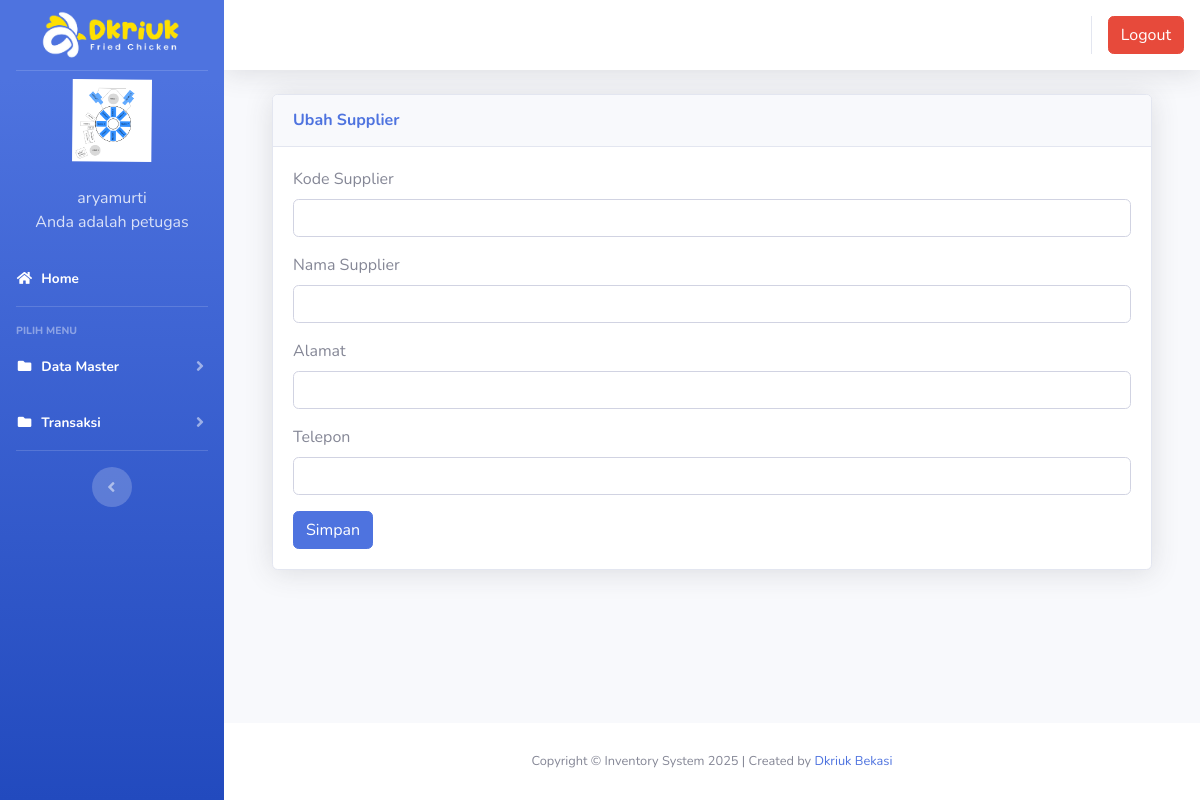
The app's page /index2.php?page=supplier&aksi=ubahsupplier&kode_supplier=SUP-0725004 (signed in), older data.
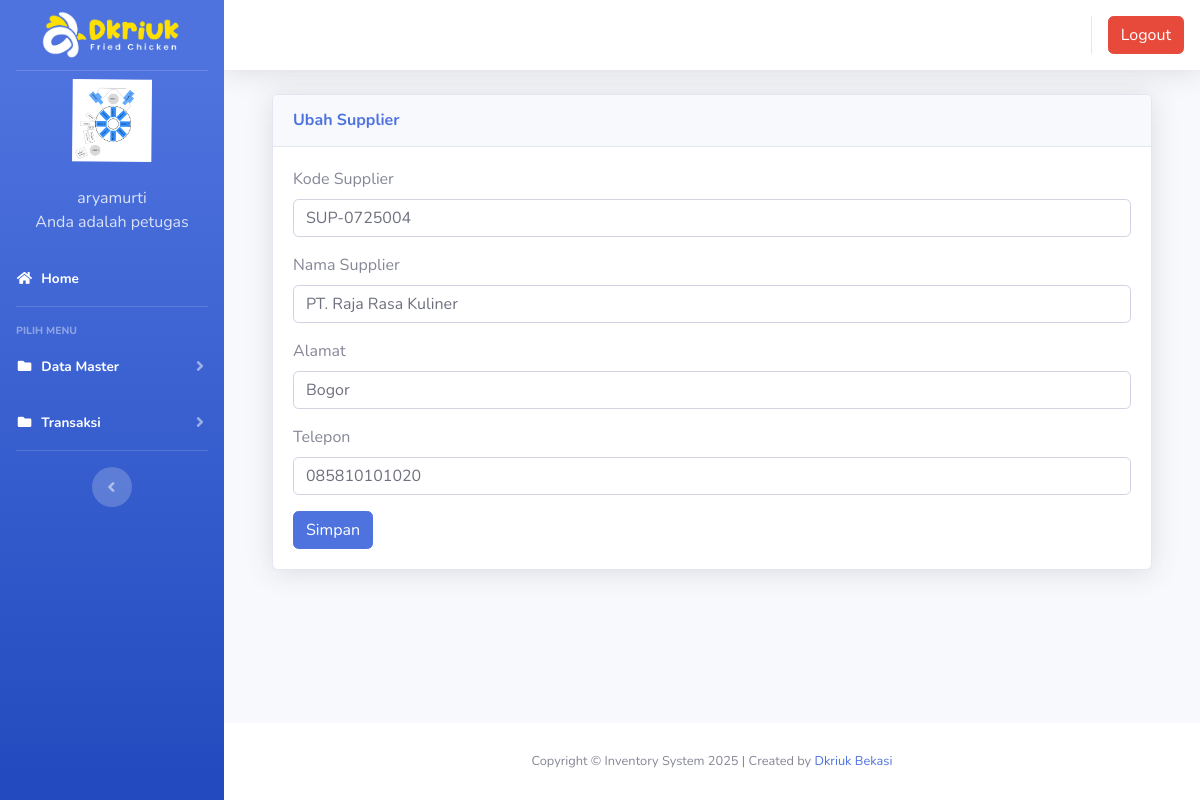
The same page, newer data.
### tables this page shows
CREATE TABLE IF NOT EXISTS `tb_supplier` (
  `id` int(100) NOT NULL AUTO_INCREMENT,
  `kode_supplier` varchar(100) NOT NULL,
  `nama_supplier` varchar(100) NOT NULL,
  `alamat` varchar(100) NOT NULL,
  `telepon` varchar(15) NOT NULL,
  PRIMARY KEY (`id`)
);

### index2.php (the view, shortened to what the changed rows need)
<?php
	$koneksi = new mysqli("localhost","pora5278_fahmi","Au1b839@@","pora5278_inventrizki");
	?>
<!DOCTYPE html>
<html lang="en">
<head>
  <link href="vendor/fontawesome-free/css/all.min.css" rel="stylesheet" type="text/css">
  <link href="css/sb-admin-2.min.css" rel="stylesheet">
  <link href="vendor/datatables/dataTables.bootstrap4.min.css" rel="stylesheet">
</head>
<body id="page-top">
  <div id="wrapper">
    <div id="content-wrapper" class="d-flex flex-column">
      <div id="content">
        <div class="container-fluid">
		 <section class="content">
		      <?php
			   $page = $_GET['page'];
			   $aksi = $_GET['aksi'];
			   if ($page == "supplier") {
				    if ($aksi == "ubahsupplier") {
					   include "page/supplier/ubahsupplier.php";
				   }
			   }
			   ?>
    </section>
</div>
    </div>
  </div>
  </div>
</body>
</html>

### page/supplier/ubahsupplier.php (shortened to what the changed rows need)
<?php
 $kode_supplier = $_GET['kode_supplier'];
 $sql2 = $koneksi->query("select * from tb_supplier where kode_supplier = '$kode_supplier'");
 $tampil = $sql2->fetch_assoc();
 ?>
  <div class="container-fluid">
          <div class="card shadow mb-4">
            <div class="card-header py-3">
              <h6 class="m-0 font-weight-bold text-primary">Ubah Supplier</h6>
            </div>
            <div class="card-body">
              <div class="table-responsive">
							<div class="body">
							<form method="POST" enctype="multipart/form-data">
							<label for="">Kode Supplier</label>
                            <div class="form-group">
                               <div class="form-line">
                                <input type="text" name="kode_supplier" value="<?php echo $tampil['kode_supplier']; ?>" class="form-control" />
							</div>
                            </div>
							<label for="">Nama Supplier</label>
                            <div class="form-group">
                               <div class="form-line">
                                <input type="text" name="nama_supplier" value="<?php echo $tampil['nama_supplier']; ?>" class="form-control" />
							</div>
                            </div>
							<label for="">Alamat</label>
                            <div class="form-group">
                               <div class="form-line">
                                <input type="text" name="alamat" value="<?php echo $tampil['alamat']; ?>" class="form-control" />
							</div>
                            </div>
							<label for="">Telepon</label>
                            <div class="form-group">
                               <div class="form-line">
                                <input type="number" name="telepon" value="<?php echo $tampil['telepon']; ?>" class="form-control" />
							</div>
                            </div>
							<input type="submit" name="simpan" value="Simpan" class="btn btn-primary">
							</form>

Row changes from the older to the newer data that the page shows:
added tb_supplier: kode_supplier "SUP-0725004", nama_supplier "PT. Raja Rasa Kuliner", alamat "Bogor", telepon "085810101020"
